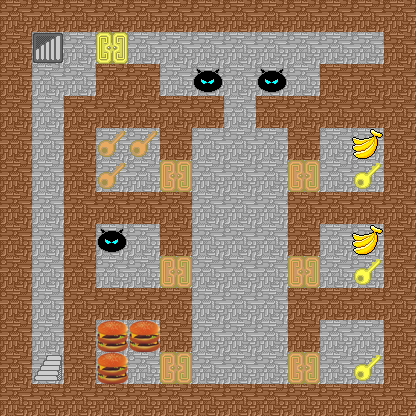

This is a level from a 2D game, rendered from its Tiled map with the project's own tilesets. A one-line summary and the map file follow, with tile-layer data summarised:
An orthogonal 13x13 tile map with 32x32 px tiles, 11 tile layers (Background, Wall, YellowKey, YellowLock, ...), 8 tilesets and 4 objects (Downstair, Upstair, HeroEnter, HeroExit).

<map version="1.0" orientation="orthogonal" renderorder="right-down" width="13" height="13" tilewidth="32" tileheight="32">
 <tileset firstgid="1" name="Downstair" tilewidth="32" tileheight="32">
  <image source="魔塔吧优质标准化大素材库/Icons/Downstair.png" width="32" height="32" />
 </tileset>
 <tileset firstgid="2" name="Upstair" tilewidth="32" tileheight="32">
  <image source="魔塔吧优质标准化大素材库/Icons/Upstair.png" width="32" height="32" />
 </tileset>
 <tileset firstgid="3" name="RedBottles" tilewidth="32" tileheight="32">
  <image source="魔塔吧优质标准化大素材库/Icons/Item01-02_1_1.png" width="32" height="32" />
 </tileset>
 <tileset firstgid="4" name="Wall" tilewidth="32" tileheight="32">
  <image source="魔塔吧优质标准化大素材库/Characters/Event01-Wall01.png" width="128" height="128" />
 </tileset>
 <tileset firstgid="20" name="Key" tilewidth="32" tileheight="32">
  <image source="魔塔吧优质标准化大素材库/Characters/Event01-Door07.png" width="128" height="128" />
 </tileset>
 <tileset firstgid="36" name="Banana" tilewidth="32" tileheight="32">
  <image source="魔塔吧优质标准化大素材库/Icons/Item01-06_4_1.png" width="32" height="32" />
 </tileset>
 <tileset firstgid="37" name="Hamburger" tilewidth="32" tileheight="32">
  <image source="魔塔吧优质标准化大素材库/Icons/Item03-06_3_4.png" width="32" height="32" />
 </tileset>
 <tileset firstgid="38" name="Monster01-12_3_1" tilewidth="32" tileheight="32">
  <image source="魔塔吧优质标准化大素材库/Battlers/Monster01-12_3_1.png" width="32" height="32" />
 </tileset>
 <layer name="Background" width="13" height="13">
  <data>[169 cells, 169 non-empty, 1 distinct tile ids]</data>
 </layer>
 <layer name="Wall" width="13" height="13">
  <data>[169 cells, 87 non-empty, 1 distinct tile ids]</data>
 </layer>
 <layer name="YellowKey" width="13" height="13">
  <data>[169 cells, 3 non-empty, 1 distinct tile ids]</data>
 </layer>
 <layer name="YellowLock" width="13" height="13">
  <data>[169 cells, 1 non-empty, 1 distinct tile ids]</data>
 </layer>
 <layer name="OrangeKey" width="13" height="13">
  <data>[169 cells, 3 non-empty, 1 distinct tile ids]</data>
 </layer>
 <layer name="OrangeLock" width="13" height="13">
  <data>[169 cells, 6 non-empty, 1 distinct tile ids]</data>
 </layer>
 <layer name="Monster" width="13" height="13">
  <data>[169 cells, 3 non-empty, 1 distinct tile ids]</data>
 </layer>
 <objectgroup name="Object">
  <object name="Downstair" x="48" y="48" />
  <object name="Upstair" x="48" y="368" />
  <object name="HeroEnter" x="80" y="48" />
  <object name="HeroExit" x="48" y="336" />
 </objectgroup>
 <layer name="UpStair" width="13" height="13">
  <data>[169 cells, 1 non-empty, 1 distinct tile ids]</data>
 </layer>
 <layer name="Downstair" width="13" height="13">
  <data>[169 cells, 1 non-empty, 1 distinct tile ids]</data>
 </layer>
 <layer name="Banana" width="13" height="13">
  <data>[169 cells, 2 non-empty, 1 distinct tile ids]</data>
 </layer>
 <layer name="Hamburger" width="13" height="13">
  <data>[169 cells, 3 non-empty, 1 distinct tile ids]</data>
 </layer>
</map>
